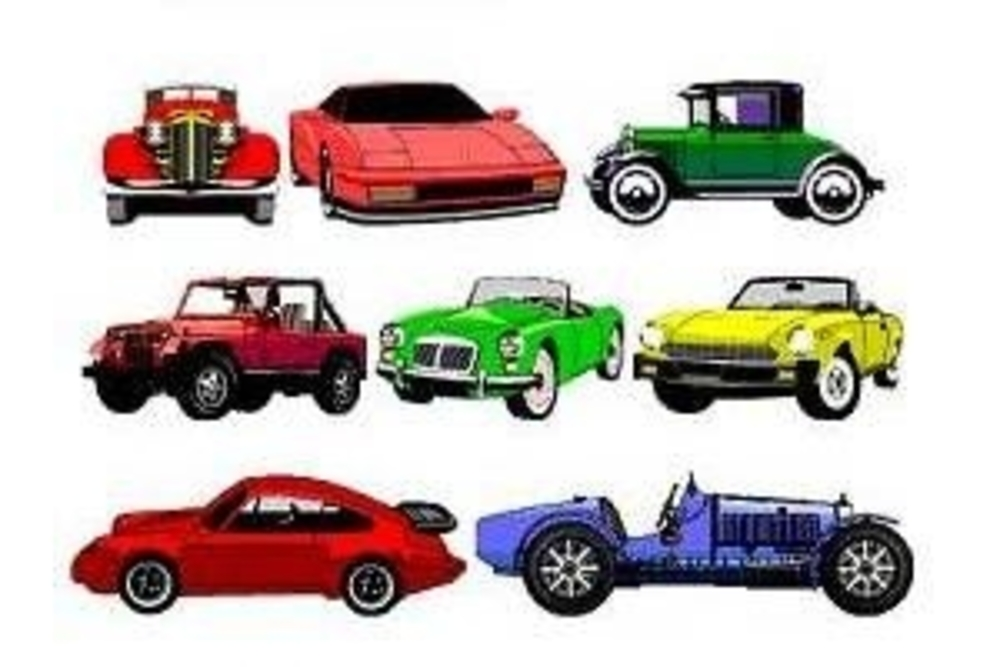
#> input picture mobilhd.jpg, 1000 x 667 px
$ jupyter execute Crop.ipynb
#> lines starting #> are read from the running program, lines starting #| are printed output that depends on the picture; after the words box and inside, x2 and y2 are one past the last pixel; in counts of white or black regions, pixels touching at a corner belong together
[cell 1]
# Import library
import cv2
import numpy as np
import os

# Masukan dataset cars
cars_classifier = cv2.CascadeClassifier('data/cars.xml')

# Masuka gambar
img = cv2.imread('mobilhd.jpg')
#> img is the input picture: shape (667, 1000, 3); mean B, G, R 185.5, 189.8, 198.8

# Conversi Warna
gray = cv2.cvtColor(img, cv2.COLOR_BGR2GRAY)
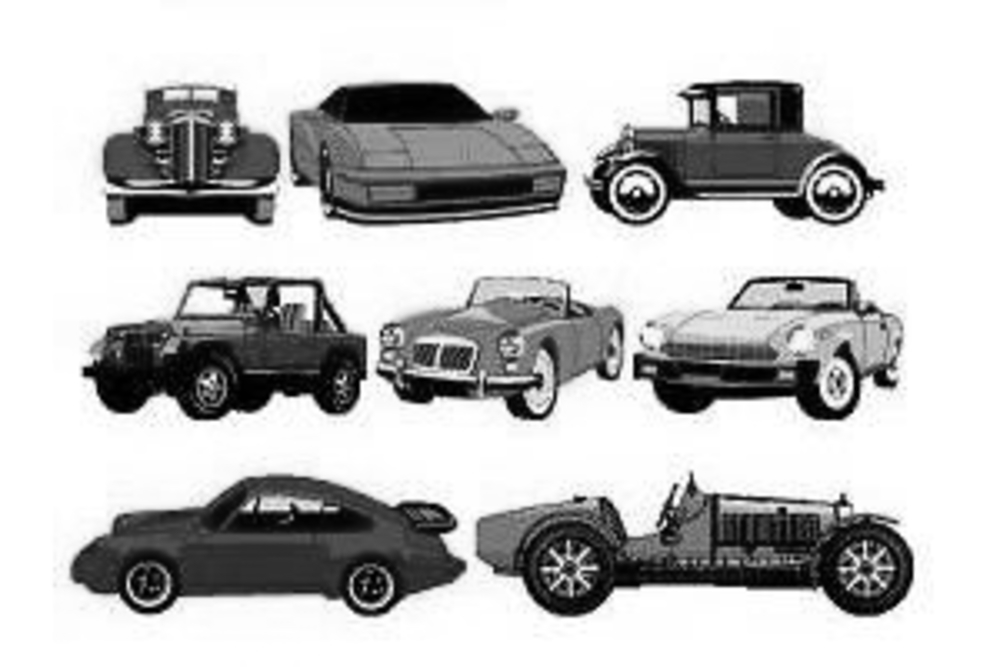
#> gray: shape (667, 1000); min 0, max 255, mean 192

# Terapkan Dataaset
mobilna = cars_classifier.detectMultiScale(gray, 1.05, 3)
#> mobilna = 15 rows, first 6: [782, 272, 27, 27], [860, 357, 45, 45], [120, 575, 55, 55], [612, 188, 52, 52], [808, 189, 52, 52], [342, 573, 60, 60]

idx = 0
# Jika data mobil tidak terdeteksi
if mobilna is ():
    print("Te aya mobil")

# Lakukan pendeteksian Gambar
for (x, y, w, h) in mobilna:
    cv2.rectangle(img, (x, y), (x+w, y+h), (127, 0, 255), 2)
    cv2.imshow('img', img)
    cv2.waitKey(0)
    roi_gray = gray[y:y+h, x:x+w]
    roi_color = img[y:y+h, x:x+w]

    # Crop gambar yang terpilih
    idx+=1
    new_img = img[y:y+h, x:x+w]
    cv2.imwrite("cropped/"+str(idx) + '.png', new_img)
#> this loop made 15 passes
#> (x, y, w, h) on passes 1 to 12: (782, 272, 27, 27), (860, 357, 45, 45), (120, 575, 55, 55), (612, 188, 52, 52), (808, 189, 52, 52), (342, 573, 60, 60), (799, 376, 61, 61), (171, 373, 65, 65), (805, 162, 59, 59), (607, 161, 61, 61), (517, 536, 105, 105), (811, 529, 112, 112)
#> pass 1, `roi_gray = gray[y:y+h, x:x+w]`:
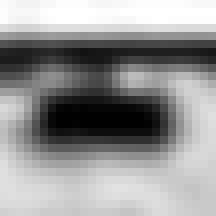
#> roi_gray: shape (27, 27) (shown 8 times larger); min 0, max 255, mean 148
#> pass 1, `roi_color = img[y:y+h, x:x+w]`:
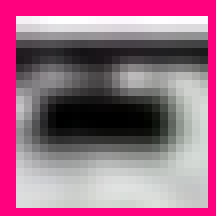
#> roi_color: shape (27, 27, 3) (shown 8 times larger); mean B, G, R 131.5, 104.9, 158.3
#> pass 2, `cv2.imshow('img', img)`:
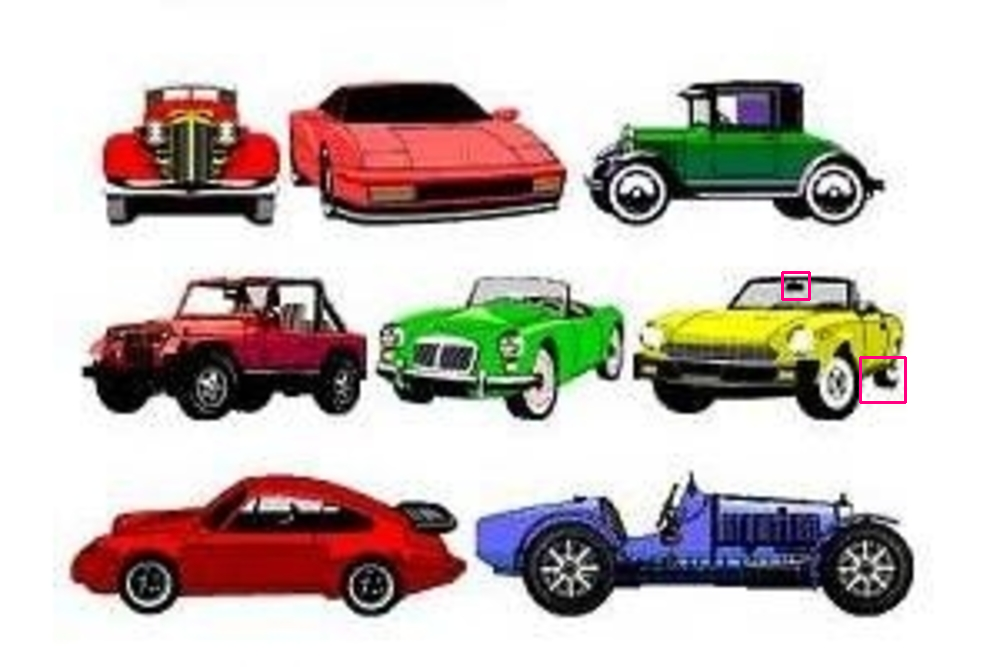
#> window 'img': shape (667, 1000, 3); mean B, G, R 185.5, 189.6, 198.9
#> after the loop:
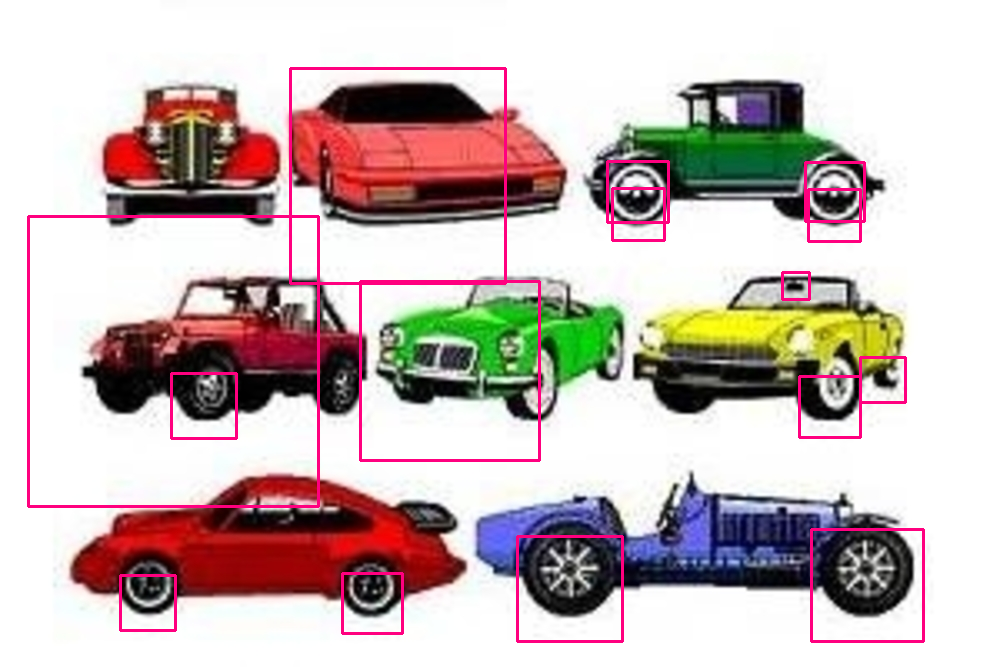
#> img: shape (667, 1000, 3); 2.53% of pixels changed, all inside (x1, y1, x2, y2) = (27, 67, 925, 643)
#> after the loop, idx = 15

# Tampilkan Pesan jika berhasil memotong gambar
print('>> Berhasil Di Potong')
cv2.destroyAllWindows()
